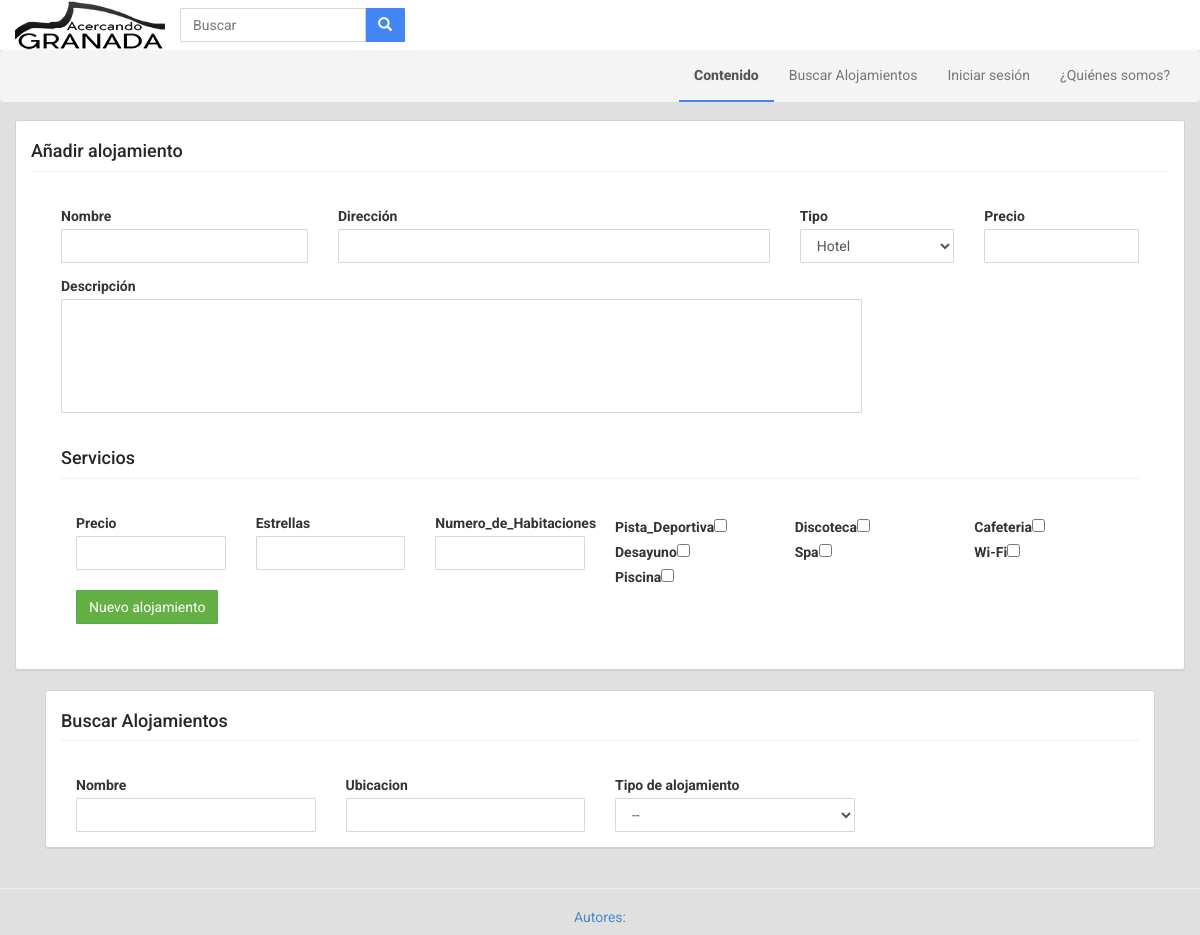
/GRXDev/index.php?cat=gestion_alojamientos, run on the app's committed database.
### tables this page shows
CREATE TABLE IF NOT EXISTS `caracteristicas` (
  `ID_Caracteristicas` int(10) NOT NULL,
  `Descripcion` varchar(255) NOT NULL,
  `Tipo` varchar(255) NOT NULL,
  `Tipo_check` int(10) NOT NULL
);

### GRXDev/conexionBD.php (called while the page is built)
<?php
include "BD.php";
$datos = new BD("localhost", "root", "", "GRXDev");
?>

### GRXDev/BD.php (called while the page is built, shortened)
<?php
class BD {
    private $localhost;
    private $user;
    private $pass;
    public function BD($direccion, $usuario, $contrasenia, $basedatos) {
        $this->localhost = $direccion;
        $this->user = $usuario;
        $this->pass = $contrasenia;
        $this->database = $basedatos;
    }
    public function GetMyConnection() {
        $this->conexion = mysql_connect($this->localhost, $this->user, $this->pass) or die('Could not connect to server.');
        return $this->conexion;
    }
    public function Query($cadena) {
        return $res = mysql_query($cadena, $this->GetMyConnection());
    }
}

### GRXDev/gestion_alojamientos.php (the view, shortened to what this page needs)
<div class="container" id="main">
    <div class="row">
        <div center-block">
            <div class="panel panel-warning">
                <div class="panel-heading"><h4>Añadir alojamiento</h4></div>
                <div class="panel-body">
                <form class="form col-md-12" action="script_nuevo_alojamiento.php" method="post">
                    <div class="form-group col-md-3 col-sm-3">
                        <label for="nombre">Nombre</label>
                        <input type="text" id="nombre" name="add_nombre" class="form-control">
                    </div>
                    <div class="form-group col-md-5 col-sm-5">
                        <label for="nombre">Dirección</label>
                        <input type="text" id="nombre" name="add_direccion" class="form-control" >
                    </div>
                    <div class="form-group col-md-2 col-sm-2">
                        <label for="tipo">Tipo</label>
                        <select name="add_tipo" id="estrella" class="form-control">
                            <option value="1">Hotel</option>
                        </select>
                    </div>
                    <div class="form-group col-md-2 col-sm-2">
                        <label for="nombre">Precio</label>
                        <input type="text" id="nombre" name="add_precio" class="form-control">
                    </div>
                    <div class="form-group col-md-9 col-sm-9">
                        <label for="nombre">Descripción</label>
                        <textarea type="text" id="nombre" rows="5" name="add_descripcion" class="form-control"></textarea>
                    </div>
                    <div class="panel-heading"><h4>Servicios</h4></div>
                        <div class="panel-body">
                    <?php
                    include 'conexionBD.php';
                    $result=$datos->Query("SELECT * FROM caracteristicas WHERE tipo='0' order  by Tipo_check");
                    while($fila=mysql_fetch_array($result)){
                        if($fila['Tipo_check']=='1'){
                            echo '<div class="col-md-2 col-sm-2">';
                            echo '<label for="'.$fila['Descripcion'].'">'.$fila['Descripcion'].'</label>';
                            echo '<input type="checkbox"  name="'.$fila['ID_Caracteristicas'].'" value="'.$fila['ID_Caracteristicas'].'" >';
                        }else{
                            echo '<div class="form-group col-md-2 col-sm-2">';
                            echo '<label for="'.$fila['Descripcion'].'">'.$fila['Descripcion'].'</label>';
                            echo '<input type="text" id="'.$fila['ID_Caracteristicas'].'" name="'.$fila['ID_Caracteristicas'].'" class="form-control" >';
                        }
                        echo '</div>';
                    }
                    ?>
                    <div class="form-group col-md-9 col-sm-9" style="clear:left">
                        <button type="submit" class="btn btn-success" >Nuevo alojamiento</button>
                    </div>
                        </div>
                    </div>
                </div>
            </div>
        </div>
        <div class="col-md-12 col-sm-12">
            <div class="panel panel-warning">
                <div class="panel-heading"><h4>Buscar Alojamientos</h4></div>
                <div class="panel-body">
                    <div class="col-md-3 col-sm-3">
                    <label for="nombre">Nombre</label>
                    <input type="text" id="nombre" name="nombre" class="form-control" onkeyup="MostrarConsultaGestionAlojamiento();">
                    </div>
					<div class="col-md-3 col-sm-3">
                    <label for="ubicacion">Ubicacion</label>
                    <input type="text" id="ubicacion" name="ubicacion" class="form-control" onkeyup="MostrarConsultaGestionAlojamiento();">
                    </div>
                    <div class="col-md-3 col-sm-3">
					<label for="tipo">Tipo de alojamiento</label>
                    <select name="tipo" id="tipo" class="form-control" onchange="MostrarConsultaGestionAlojamiento();">
                        <option value="">--</option>
                    </select>
                    </div>
                </div>
            </div>
        </div>
    </div>

### GRXDev/header.php (shortened to what this page needs)
<!DOCTYPE html>
<html lang="en">
    <head>
        <link href="css/bootstrap.min.css" rel="stylesheet">
        <link href="css/styles.css" rel="stylesheet">
    </head>
<nav class="navbar navbar-fixed-top header">
    <div class="col-md-12">
        <div class="navbar-header">
            <a href="index.php"><img src="images/Acercando GRANADA [SMALL].png" width="150" height="50" alt="GRXDev"></a>
        </div>
        <div class="collapse navbar-collapse" id="navbar-collapse1">
            <form class="navbar-form pull-left">
                <div class="input-group" style="max-width:470px;">
                    <input type="text" class="form-control" placeholder="Buscar" name="srch-term" id="srch-term">
                    <div class="input-group-btn">
                        <button class="btn btn-default btn-primary" type="submit"><i class="glyphicon glyphicon-search"></i></button>
                    </div>
                </div>
            </form>
        </div>
    </div>
</nav>
<div class="navbar navbar-default" id="subnav">
    <div class="col-md-12">
        <div class="collapse navbar-collapse" id="navbar-collapse2">
            <ul class="nav navbar-nav navbar-right">
                <li class="active"><a href="index.php">Contenido</a></li>
				<li ><a href="index.php?cat=buscador_alo">Buscar Alojamientos</a></li>
                <?php if ($_COOKIE['sesion_iniciada'] == false) { ?><li><a href="#loginModal" role="button" data-toggle="modal">Iniciar sesión</a></li><?php } ?>
                <li><a href="#aboutModal" role="button" data-toggle="modal">¿Quiénes somos?</a></li>
            </ul>
        </div>
    </div>
</div>

### GRXDev/content.php (shortened to what this page needs)
<?php
$categoria=isset($_GET['cat']) ? $_GET['cat'] : '';
switch($categoria){
    case 'gestion_alojamientos':
        include_once 'gestion_alojamientos.php';
        break;
}

### GRXDev/footer.php (shortened to what this page needs)
<hr>
                <div class="col-md-12 text-center"><p><a href=#>Autores:</a></p></div>

### GRXDev/index.php (shortened to what this page needs)
         <?php
        include 'header.php';
        include 'content.php';
        include 'footer.php';
        ?>
    </body>
</html>

### GRXDev/css/styles.css (style rules this page uses)
.navbar-default { background-color:#f4f4f4;margin-top:50px;border-width:0;z-index:5; }
.navbar-default .navbar-nav > .active > a,.navbar-default .navbar-nav > li:hover > a { border:0 solid #4285f4;border-bottom-width:2px;font-weight:800;background-color:transparent; }
.header { background-color:#ffffff;border-width:0; }
.header .navbar-collapse { background-color:#ffffff; }
.btn,.form-control,.panel,.list-group,.well { border-radius:1px;box-shadow:0 0 0; }
.form-control { border-color:#d7d7d7; }
.btn-primary { border-color:transparent; }
.btn-primary,.label-primary,.list-group-item.active, .list-group-item.active:hover, .list-group-item.active:focus { background-color:#4285f4; }
.well,.panel { border-color:#d2d2d2;box-shadow:0 1px 0 #cfcfcf;border-radius:3px; }
.btn-success,.label-success,.progress-bar-success { background-color:#65b045; }
hr { border-color:#ececec; }
button { outline: 0; }
textarea { resize: none; outline: 0; }
.panel .panel-heading { background-color:#ffffff; font-weight:700; font-size:16px; color:#262626; border-color:#ffffff; }
h3,h4,h5 { border:0 solid #efefef; border-bottom-width:1px; padding-bottom:10px; }
#subnav { position:fixed; width:100%; }
#main { padding-top:120px; }

### data on the page
caracteristicas: Descripcion "Precio"
caracteristicas: Descripcion "Estrellas"
caracteristicas: Descripcion "Numero_de_Habitaciones"
caracteristicas: Descripcion "Pista_Deportiva"
caracteristicas: Descripcion "Discoteca"
caracteristicas: Descripcion "Cafeteria"
caracteristicas: Descripcion "Desayuno"
caracteristicas: Descripcion "Spa"
caracteristicas: Descripcion "Wi-Fi"
caracteristicas: Descripcion "Piscina"
